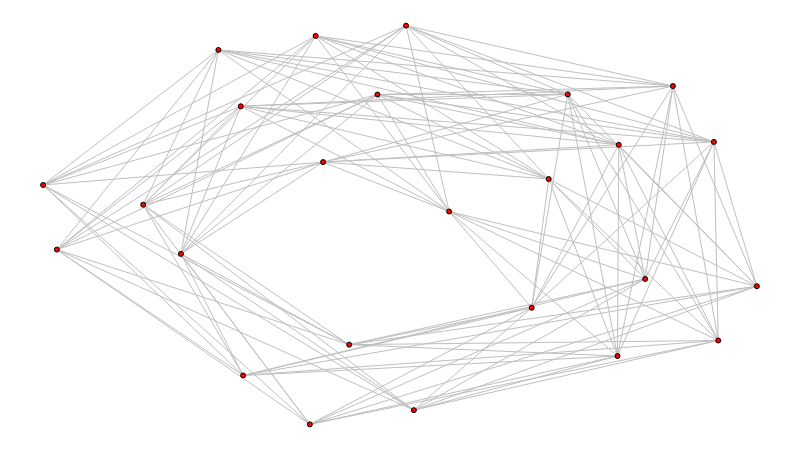

Write notebook code for a chart like this one.
### Markdown cell above
Simulação com visualização, quando todos os nós buscam reduzir a restrição de Burt:

### Code cell
def simulate(num_closers):
    g = build_graph()

    set_types(g, num_closers)

    initialize(g)

    while update(g):
        pass

    return g


num_closers = 0

g = simulate(num_closers)

sn.reset_positions(g)

sn.show_graph(g)

### Figure 1 — Plotly figure (JSON) as saved in the notebook; plotly's stock layout.template omitted (floating-point values rounded to 4 significant figures; data arrays with more than 128 entries replaced by an {"elided": "..."} marker saying what was removed)
{"data": [{"hoverinfo": "none", "line": {"color": "rgb(191, 191, 191)", "width": 1}, "mode": "lines", "x": {"elided": "378 float values"}, "y": {"elided": "378 float values"}}, {"hoverinfo": "none", "marker": {"color": "rgb(255, 0, 0)", "line": {"color": "rgb(0, 0, 0)", "width": 1}, "size": 5}, "mode": "markers+text", "text": [], "textfont": {"color": "rgb(255, 255, 255)"}, "textposition": "middle center", "x": [0.3818, 0.3737, 0.8435, 0.2802, 0.4685, 0.8065, 0.3922, 0, 0.1931, 0.5085, 0.2456, 0.9398, 0.8047, 0.2769, 0.7083, 0.5688, 0.1402, 0.5194, 0.01924, 0.735, 0.6845, 1, 0.8824, 0.9459, 0.4288], "y": [0.9743, 0, 0.3647, 0.1227, 0.8271, 0.7011, 0.6577, 0.6004, 0.4275, 1, 0.939, 0.7084, 0.1713, 0.7977, 0.6153, 0.5338, 0.5509, 0.03571, 0.4383, 0.8276, 0.2924, 0.3465, 0.8484, 0.2104, 0.1998]}], "layout": {"height": 450, "margin": {"b": 0, "l": 0, "r": 0, "t": 0}, "showlegend": false, "width": 800, "xaxis": {"showgrid": false, "showticklabels": false, "zeroline": false}, "yaxis": {"showgrid": false, "showticklabels": false, "zeroline": false}}}
